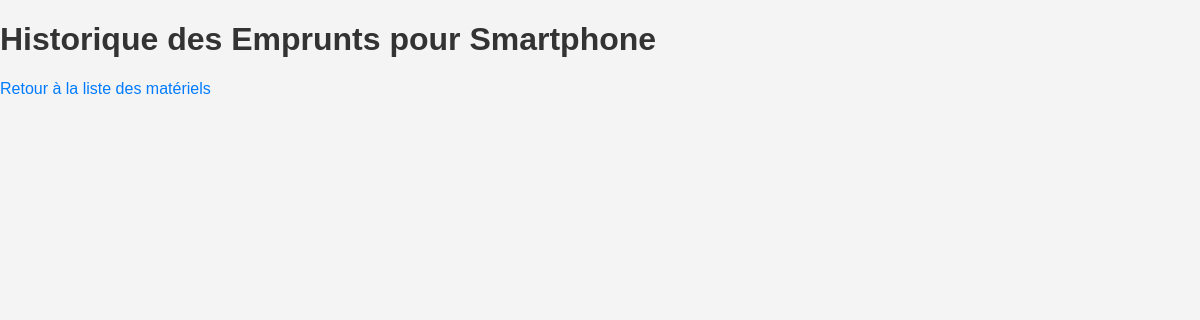
The page /pret/emprunt/history/1/ on the database as committed earlier.
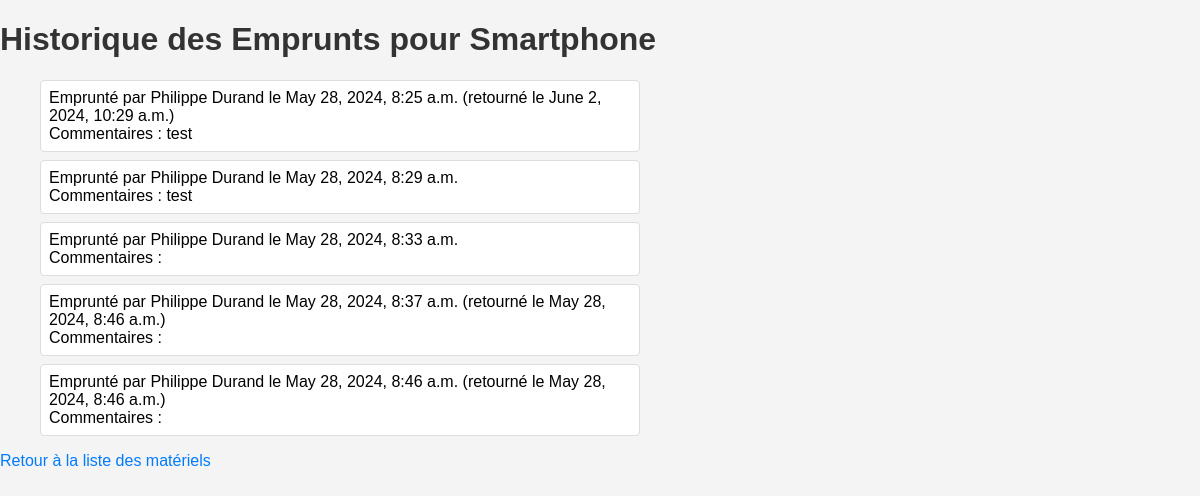
The same page on the database as committed later.
### pret/models.py (models this page shows, shortened)
class Emprunt(models.Model):
    materiel = models.ForeignKey(Materiel, on_delete=models.CASCADE, related_name='emprunts')
    possesseur = models.ForeignKey(Enseignant, on_delete=models.CASCADE, related_name='emprunts')
    date_emprunt = models.DateTimeField(default=timezone.now)
    date_retour = models.DateTimeField(null=True, blank=True)
    commentaires = models.TextField(blank=True)

class Enseignant(models.Model):
    nom = models.CharField(max_length=100)

### pret/views.py (the view)
# urls.py: path('emprunt/history/<int:materiel_id>/', views.emprunt_history, name='emprunt_history'),
def emprunt_history(request, materiel_id):
    materiel = get_object_or_404(Materiel, id=materiel_id)
    emprunts = materiel.emprunts.all()
    return render(request, 'pret/emprunt_history.html', {'materiel': materiel, 'emprunts': emprunts})

### pret/templates/pret/emprunt_history.html (shortened to what this page needs)
<!DOCTYPE html>
<html>
<head>
    {% load static %}
    <link rel="stylesheet" type="text/css" href="{% static 'styles.css' %}">
</head>
<body>
    <h1>Historique des Emprunts pour {{ materiel.nom }}</h1>
    <ul>
        {% for emprunt in emprunts %}
        <li>
            Emprunté par {{ emprunt.possesseur.nom }} le {{ emprunt.date_emprunt }}
            {% if emprunt.date_retour %}
            (retourné le {{ emprunt.date_retour }})
            {% endif %}
            <br>
            Commentaires : {{ emprunt.commentaires }}
        </li>
        {% endfor %}
    </ul>
    <a href="{% url 'index' %}">Retour à la liste des matériels</a>
</body>
</html>

Rows that differ between the two databases and show on the page:
added Emprunt: possesseur.nom "Philippe Durand", date_emprunt "May 28, 2024, 8:25 a.m.", date_retour "June 2, 2024, 10:29 a.m.", commentaires "test"
added Emprunt: possesseur.nom "Philippe Durand", date_emprunt "May 28, 2024, 8:29 a.m.", commentaires "test"
added Emprunt: possesseur.nom "Philippe Durand", date_emprunt "May 28, 2024, 8:33 a.m."
added Emprunt: possesseur.nom "Philippe Durand", date_emprunt "May 28, 2024, 8:37 a.m.", date_retour "May 28, 2024, 8:46 a.m."
added Emprunt: possesseur.nom "Philippe Durand", date_emprunt "May 28, 2024, 8:46 a.m.", date_retour "May 28, 2024, 8:46 a.m."
